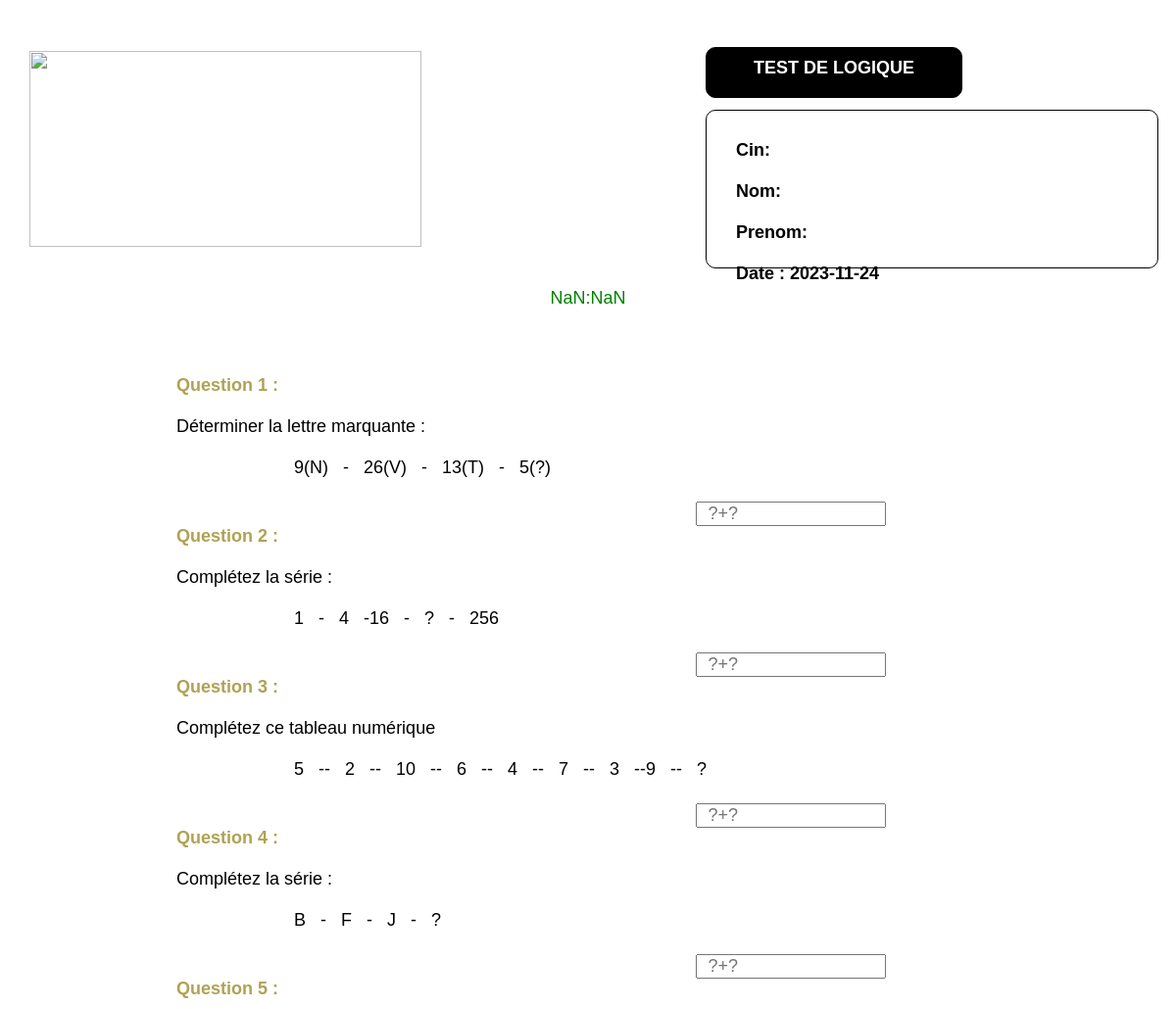
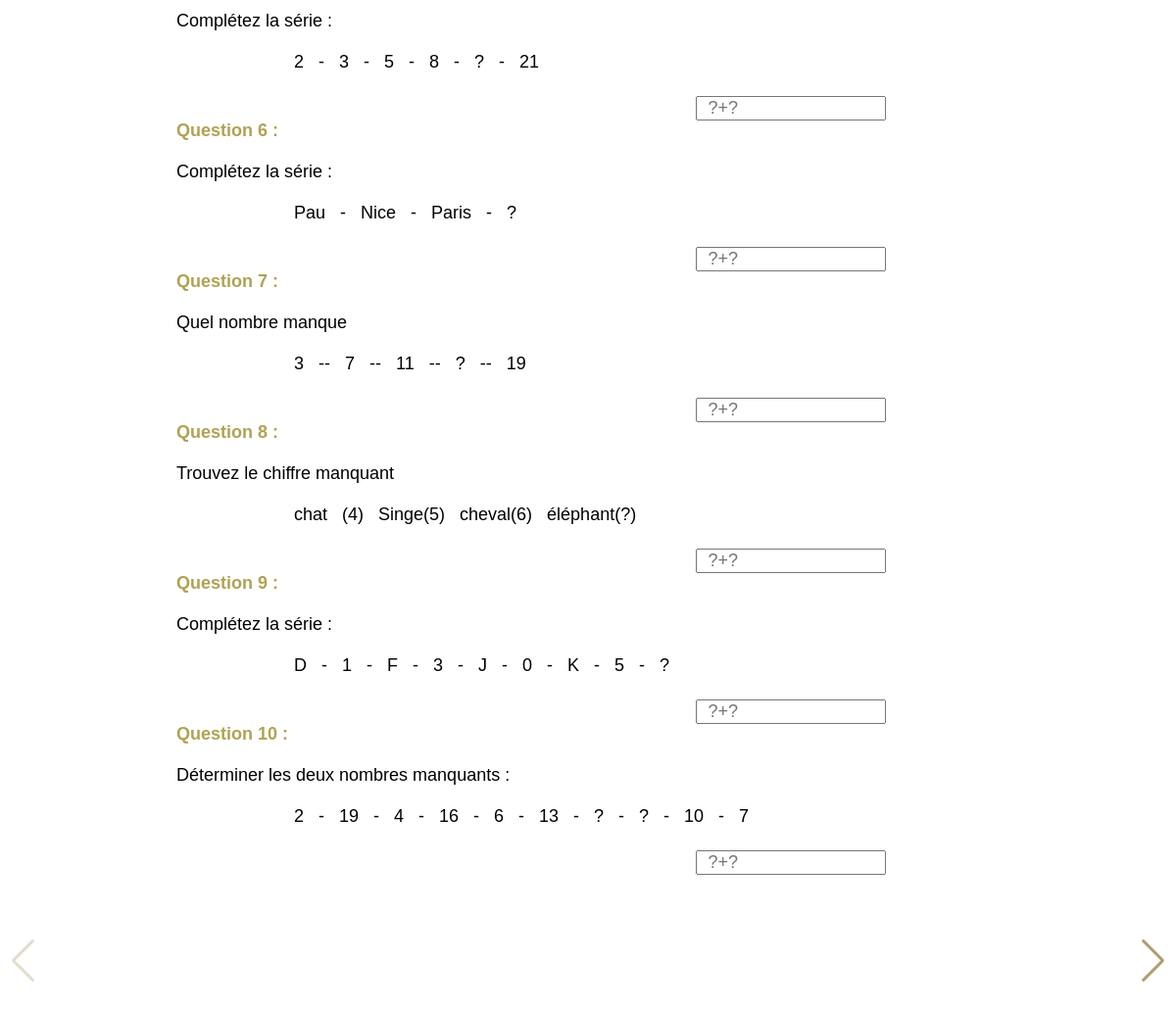
/Qcm2_old.php, run on the app's committed database (2 pictures, top to bottom).
### tables this page shows
CREATE TABLE `test1p1` (
  `id` int(2) DEFAULT NULL,
  `Question` varchar(39) DEFAULT NULL,
  `Valeur` varchar(41) DEFAULT NULL,
  `Choix` varchar(39) DEFAULT NULL,
  `Reponse1` varchar(4) DEFAULT NULL
);

### Qcm2_old.php (the view, shortened to what this page needs)
<?php
$conn = mysqli_connect("localhost", "root", "", "menarahold");
$query1 = "SELECT * FROM test1p1";
$result1 = mysqli_query($conn, $query1);
$questions1 = array_merge(
    mysqli_fetch_all($result1, MYSQLI_ASSOC),
);
?>
<!DOCTYPE html>
<html lang="en">
<head>
    <link rel="stylesheet" href="css/Qcm2.css">
    <link rel="stylesheet" href="css/swiper-bundle.min.css">
</head>
<body style="margin-top: 4%">
    <div class="titre"  >
        <h3>TEST DE LOGIQUE</h3>
    </div>
    <div class="navBar">
        <img src="https://menara-holding.ma/Assets/images/Logo_mh.svg" id="img1">
        <div class="card-perso" >
            <h5>Cin:
            </h5>
            <br>
            <h5>Nom:
            </h5>
            <br>
            <h5>Prenom:
            </h5>
            <br>
            <h6>Date :
                <?php echo date("Y-m-d") ?>
            </h6>
        </div>
    </div>
    <div id="timer">
    </div>
    <form action="process-quiz2.php" method="POST">
        <div class="Qcm swiper">
            <div class="questions  swiper-wrapper">
                <div class="container swiper-slide ">
                        <?php
                            $imageBasePath = "images/qcm1/";
                            foreach ($questions1 as $question) { ?>
                            <div class="quest">
                                <h6><?php echo "Question " . $question['id'] . " :" ?></h6>
                                <br>
                                <p><?php echo $question['Question'] ?></p>
                                <br>
                                <?php
                            $imagePath = !is_null($question['Valeur']) ? $question['Valeur'] : $question['Choix'];
                            $imageURL = $imageBasePath . $imagePath;
                            $isImage = false;
                            if ($isImage) {
                                echo '<img src="' . $imageURL . '" style="width:600px;heigth:100px" alt="Image de la question">';
                            } else {
                                echo '<span width:"100px";word-wrap: break-word;>' . $imagePath . '</span>';
                            }
                            ?>
                                <br>
                            </div>
                            <div class="reponse">
                                <input type="text" title="Si il y a 2 '?' Si Non entre Une seul Réponse " name="reponse1[<?php echo $question['id'] ?>]" placeholder="?+?">
                            </div>
                    <?php } ?>
                </div>
                </div>
                <div class="swiper-button-next" id="nextBtn"></div>
                <div class="swiper-button-prev"></div>
            </div>
    </form>
</body>
</html>

### css/Qcm2.css (style rules this page uses)
* { margin: 0; padding: 0; font-size: 18px; font-family: Arial, sans-serif; }
.titre { border: 1px solid black; width: 560px; height: 40px; padding-top: 10px; text-align: center; margin-left: 50%; margin-top: 2%; margin-bottom: -8%; color: #fff; background-color: #000; border-radius: 10px; }
.navBar { display: grid; grid-template-columns: repeat(2,1fr); margin-top: 4%; }
#img1 { width: 400px; height: 300px; margin-left: 30%; }
.card-perso { border: 1px solid black; padding:5% ; width: 470px; height: 100px; margin-top: 10%; padding-left: 5%; border-radius:10px ; background-color: transparent; font-family: Arial, sans-serif; }
.questions { margin-top: 4%; margin-bottom: 3%; margin-left: 15%; width: 100%; height: 400px; }
.container { display: grid; grid-template-columns: repeat(2,1fr); }
.quest h6 { color: rgb(176, 162, 84); }
.quest span { margin-left: 20%; word-spacing: 10px; }
.reponse { margin-top: -7%; margin-left:40%; }
.reponse input { width: 25%; margin-top: 15%; margin-left: 7%; padding-left: 10px; }

### Qcm2_old.php (style rules this page uses)
@media screen and (min-width: 1200px)  and (max-width: 1600px) { .quest p { width: 800px; word-wrap: break-word; } }
@media screen and (min-width: 1200px)  and (max-width: 1600px) { .quest span { margin-left: 10%; margin-top: 7%; width: 500px; word-wrap: break-word; } }
@media screen and (min-width: 1200px)  and (max-width: 1600px) { .titre { margin-left: 60%; width: 460px; height: 40px; padding-top: 10px; } }
@media screen and (min-width: 1200px)  and (max-width: 1600px) { #timer { display: flex; justify-content: center; align-items: center; color: green; margin: 20px auto; } }
@media screen and (min-width: 1200px)  and (max-width: 1600px) { .card-perso { padding:5% ; width: 400px; height: 140px; margin-top: 10%; padding-left: 5%; border-radius:10px ; margin-left: 20%; } }
@media screen and (min-width: 1200px)  and (max-width: 1600px) { .swiper-button-next, .swiper-button-prev { color: #ae9d72; } }
@media screen and (min-width: 901px)  and (max-width: 1200px) { #img1 { width: 400px; height: 200px; margin-left: 5%; } }
@media screen and (min-width: 901px)  and (max-width: 1200px) { .titre { margin-left: 60%; width: 260px; height: 40px; padding-top: 10px; } }
@media screen and (min-width: 901px)  and (max-width: 1200px) { .card-perso { padding:5% ; width: 400px; height: 100px; margin-top: 10%; padding-left: 5%; border-radius:10px ; margin-left: 20%; } }
@media screen and (min-width: 901px)  and (max-width: 1200px) { .swiper-button-next, .swiper-button-prev { color: #ae9d72; } }

### data on the page
test1p1: id "1", Question "Déterminer la lettre marquante :", Valeur "9(N) - 26(V) - 13(T) - 5(?)"
test1p1: id "2", Question "Complétez la série :", Valeur "1 - 4 -16 - ? - 256"
test1p1: id "3", Question "Complétez ce tableau numérique", Valeur "5 -- 2 -- 10 -- 6 -- 4 -- 7 -- 3 --9 -- ?"
test1p1: id "4", Question "Complétez la série :", Valeur "B - F - J - ?"
test1p1: id "5", Question "Complétez la série :", Valeur "2 - 3 - 5 - 8 - ? - 21"
test1p1: id "6", Question "Complétez la série :", Valeur "Pau - Nice - Paris - ?"
test1p1: id "7", Question "Quel nombre manque", Valeur "3 -- 7 -- 11 -- ? -- 19"
test1p1: id "8", Question "Trouvez le chiffre manquant", Valeur "chat (4) Singe(5) cheval(6) éléphant(?)"
test1p1: id "9", Question "Complétez la série :", Valeur "D - 1 - F - 3 - J - 0 - K - 5 - ?"
test1p1: id "10", Question "Déterminer les deux nombres manquants :", Valeur "2 - 19 - 4 - 16 - 6 - 13 - ? - ? - 10 - 7"
